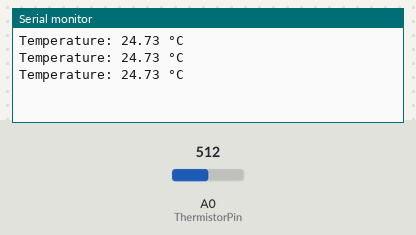
Recording of a sketch running on a simulated Arduino Uno, built with avr-gcc and run on an emulated ATmega328P. Shown: the last lines printed to the serial monitor. The test bench sets the inputs (shaded band); at power-on: A0 (ThermistorPin) = 512.

Above: at 1.3 s.
1.4 s: A0 (ThermistorPin) set to 716
At 1.9 s:
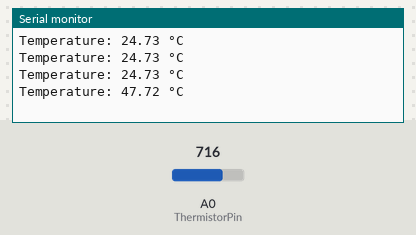
2.9 s: A0 (ThermistorPin) set to 900
At 3.4 s:
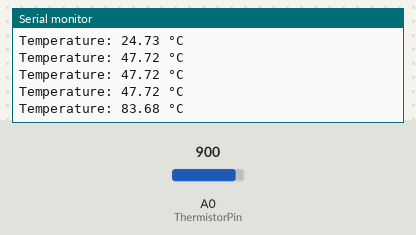
Timing chart, 0 to 5.9 s (numbered marks = the images above; inputs shaded):
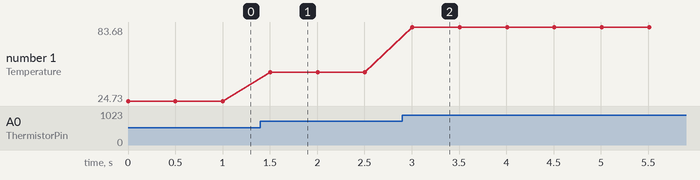

The sketch:

thermistor-test.ino
```cpp
#define ThermistorPin A0
int Vo;
float R1 = 10000;
float R2, T;
float c1 = 1.009249522e-03, c2 = 2.378405444e-04, c3 = 2.019202697e-07;

void setup() {
   Serial.begin(9600);
}

void loop() {

  Vo = analogRead(ThermistorPin);
  R2 = R1 * (1023.0 / (float)Vo - 1.0);
  T = (1.0 / (c1 + (c2 * log(R2)) + (c3 * log(R2) * log(R2) * log(R2)))) - 273.15;

  Serial.print("Temperature: ");
  Serial.print(T);
  Serial.println(" °C");

  delay(500);
}
```

Measured:
- after the input at 1.4 s, the serial monitor: prints a new line after 0.10 s (image 1)
- after the input at 2.9 s, the serial monitor: prints a new line after 0.11 s (image 2)
- plotted number 1: 24.73 → 47.72 after the input at 1.4 s, 47.72 → 83.68 after the input at 2.9 s
